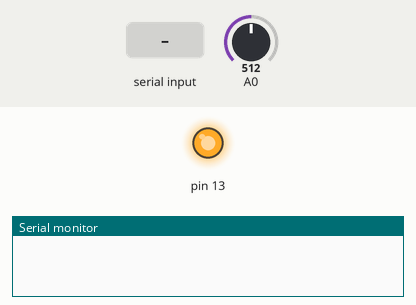
This sketch was run on a simulated Arduino Uno, built with avr-gcc and run on an emulated ATmega328P. On the bench: output pins drawn as LEDs (lit = HIGH), the last lines printed to the serial monitor. The inputs (shaded band) are chosen by the test bench; at power-on: A0 = 512.

Above: at 1.2 s.
1.3 s: "1\n" received over Serial
At 2.5 s:
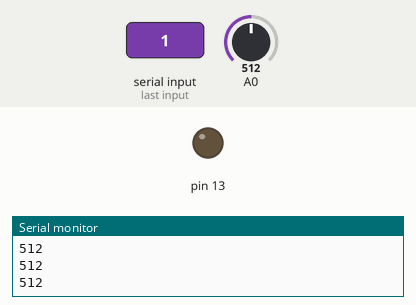
2.8 s: "0\n" received over Serial
At 4.1 s:
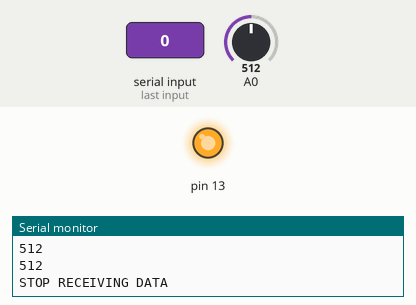
Timing chart, 0 to 5.8 s (numbered marks = the images above; inputs shaded):
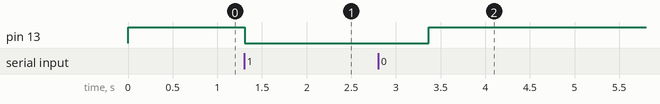

The sketch:

Rx_arduino.ino
```cpp
//Receive here
String inBytes = "0";
bool waiting = true;
int Voltage;

void setup() {
  Serial.begin(9600);
  pinMode(A0,0);
  pinMode(13,1);

}

void loop() {
  while(waiting){
    digitalWrite(13,1);
    if (Serial.available()>0){
      inBytes = Serial.readStringUntil('\n');
      if (inBytes == "1"){
        waiting = false;
        digitalWrite(13,0);
        Serial.println("START RECEIVING DATA");
      }
    }
    delay(5);
  }

  Voltage = analogRead(A0);
  Serial.println(Voltage);

  if (Serial.available()>0){
      inBytes = Serial.readStringUntil('\n');
      if (inBytes == "0"){
        Serial.println("STOP RECEIVING DATA\n");
        waiting = true;
        digitalWrite(13,0);
        delay(500);
      }
    }

  delay(50);


}
```

Measured:
- after the input at 1.3 s, pin 13: HIGH → LOW at once
- after the input at 2.8 s, pin 13: LOW → HIGH after 0.57 s
